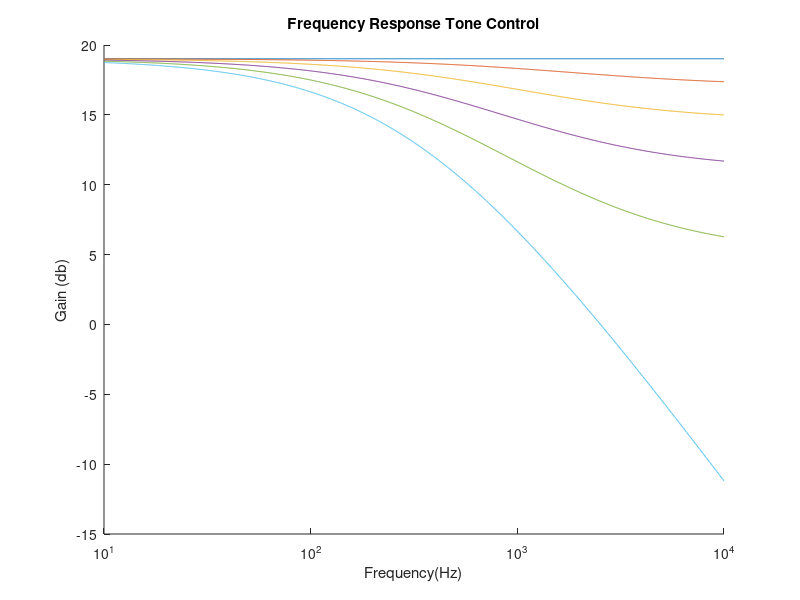

This chart was generated by the following MATLAB code:

%Frequency Response of the Tone control in amplifer design 
Rin=5600;
Rf=50000;
cf=10e-9;
f=logspace(1,4,1000);
for g=0:0.2:1
    w=2*3.1415*f;
    G = (1./Rin).*abs((1-g)*Rf+((g*Rf)./((1+(g*Rf*w*cf)))));
    hold on
    semilogx(f,mag2db(abs(G)));
end
title('Frequency Response Tone Control')
xlabel('Frequency(Hz)')
ylabel('Gain (db)')

%%when it's set to 0 and the pot is all the way down here, 
%the center wiper is down at this end. So, I've effectively removed the capacitor form the 
%circuit, so there's no loss of high frequencies. Then, in that case the gain is flat. So, 
%this is, the potentiometer position of 0. Then, if I turn it up in those five settings from 0 to 1, 
%this is when the potentiometer is turned all the way to this end of the feedback resistor. In that 
%case, we have what amounts to a simple parallel RC low pass filter. And so, here's the frequency 
%response of that. And then, when I take and for look at this at the intermediate positions, 0.2, 0.468.
%You see this set of curves. And so, what happens, the first curve, the blue curve that's a flat frequency 
%response. I have all frequencies pass through without attenuation. As I turn up the potentiometer move 
%it to the left side of this feedback resistor, then this circuit thing gives me a greater attenuation of
%a high frequencies and the low frequencies were not affected. Notice this is 100 hertz, this is a 
%kilohertz and this is 10 kilohertz. And so, that has the effect of effectively, turning up the bass by 
%turning down the treble. So, it's a very simple kind of circuit. There's only one thing happening. You're 
%just it's the op amp is set up so that it's and, and your hearing is such that you have a lot of at the
%flat setting it's perceived as a very troubling sort of response, with a lot of high frequencies. And 
%then, when we turn that down, then the effectively, it's like turning, like turning down the high 
%frequencies. It's effectively like turning up the low frequencies.